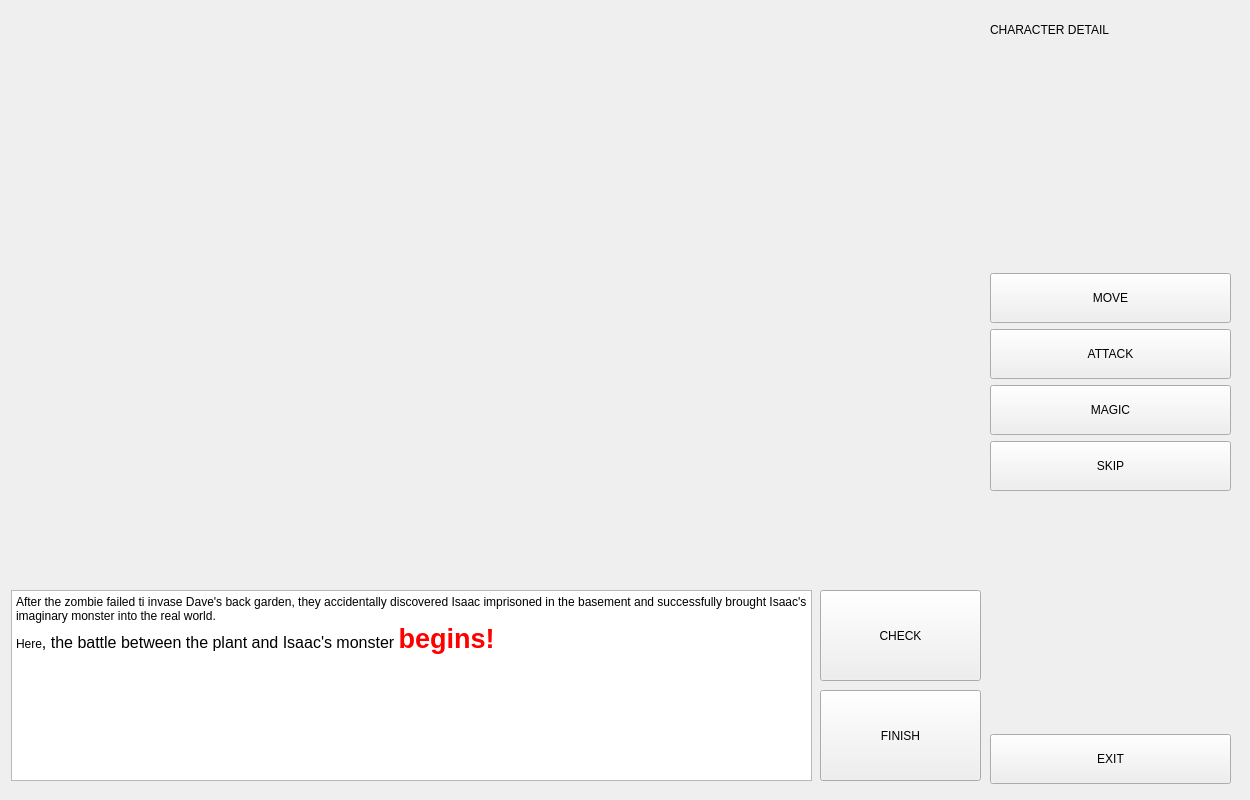
<?xml version="1.0" encoding="UTF-8"?>
<ui version="4.0">
 <class>GameMode</class>
 <widget class="QWidget" name="GameMode">
  <property name="geometry">
   <rect>
    <x>0</x>
    <y>0</y>
    <width>1250</width>
    <height>800</height>
   </rect>
  </property>
  <property name="sizePolicy">
   <sizepolicy hsizetype="Fixed" vsizetype="Fixed">
    <horstretch>0</horstretch>
    <verstretch>0</verstretch>
   </sizepolicy>
  </property>
  <property name="minimumSize">
   <size>
    <width>1250</width>
    <height>800</height>
   </size>
  </property>
  <property name="maximumSize">
   <size>
    <width>1250</width>
    <height>800</height>
   </size>
  </property>
  <property name="windowTitle">
   <string>Form</string>
  </property>
  <property name="locale">
   <locale language="Chinese" country="China"/>
  </property>
  <widget class="QLabel" name="label_playpage">
   <property name="geometry">
    <rect>
     <x>9</x>
     <y>131</y>
     <width>940</width>
     <height>585</height>
    </rect>
   </property>
   <property name="minimumSize">
    <size>
     <width>940</width>
     <height>585</height>
    </size>
   </property>
   <property name="maximumSize">
    <size>
     <width>940</width>
     <height>585</height>
    </size>
   </property>
   <property name="text">
    <string/>
   </property>
  </widget>
  <widget class="QLabel" name="label_title">
   <property name="geometry">
    <rect>
     <x>990</x>
     <y>20</y>
     <width>221</width>
     <height>20</height>
    </rect>
   </property>
   <property name="text">
    <string>CHARACTER DETAIL</string>
   </property>
  </widget>
  <widget class="QWidget" name="layoutWidget">
   <property name="geometry">
    <rect>
     <x>991</x>
     <y>51</y>
     <width>241</width>
     <height>211</height>
    </rect>
   </property>
   <layout class="QGridLayout" name="gridLayout">
    <item row="0" column="0">
     <layout class="QVBoxLayout" name="verticalLayout">
      <item>
       <widget class="QLabel" name="label_name">
        <property name="font">
         <font>
          <family>PMingLiU</family>
          <pointsize>9</pointsize>
          <weight>50</weight>
          <bold>false</bold>
         </font>
        </property>
        <property name="text">
         <string/>
        </property>
       </widget>
      </item>
      <item>
       <widget class="QLabel" name="label_hp">
        <property name="font">
         <font>
          <family>PMingLiU</family>
          <pointsize>9</pointsize>
          <weight>50</weight>
          <bold>false</bold>
         </font>
        </property>
        <property name="text">
         <string/>
        </property>
       </widget>
      </item>
      <item>
       <widget class="QLabel" name="label_sp">
        <property name="font">
         <font>
          <family>PMingLiU</family>
          <pointsize>9</pointsize>
          <weight>50</weight>
          <bold>false</bold>
         </font>
        </property>
        <property name="text">
         <string/>
        </property>
       </widget>
      </item>
      <item>
       <widget class="QLabel" name="label_atk">
        <property name="font">
         <font>
          <family>PMingLiU</family>
          <pointsize>9</pointsize>
          <weight>50</weight>
          <bold>false</bold>
         </font>
        </property>
        <property name="text">
         <string/>
        </property>
       </widget>
      </item>
      <item>
       <widget class="QLabel" name="label_mag">
        <property name="text">
         <string/>
        </property>
       </widget>
      </item>
     </layout>
    </item>
   </layout>
  </widget>
  <widget class="QWidget" name="layoutWidget">
   <property name="geometry">
    <rect>
     <x>990</x>
     <y>273</y>
     <width>241</width>
     <height>511</height>
    </rect>
   </property>
   <layout class="QGridLayout" name="gridLayout_2">
    <item row="1" column="0">
     <widget class="QPushButton" name="pushButton_atk">
      <property name="minimumSize">
       <size>
        <width>0</width>
        <height>50</height>
       </size>
      </property>
      <property name="text">
       <string>ATTACK</string>
      </property>
     </widget>
    </item>
    <item row="4" column="0">
     <widget class="QLabel" name="label_turn">
      <property name="text">
       <string/>
      </property>
     </widget>
    </item>
    <item row="3" column="0">
     <widget class="QPushButton" name="pushButton_skip">
      <property name="minimumSize">
       <size>
        <width>0</width>
        <height>50</height>
       </size>
      </property>
      <property name="text">
       <string>SKIP</string>
      </property>
     </widget>
    </item>
    <item row="5" column="0">
     <widget class="QPushButton" name="pushButton_quit">
      <property name="minimumSize">
       <size>
        <width>0</width>
        <height>50</height>
       </size>
      </property>
      <property name="text">
       <string>EXIT</string>
      </property>
     </widget>
    </item>
    <item row="0" column="0">
     <widget class="QPushButton" name="pushButton_move">
      <property name="minimumSize">
       <size>
        <width>0</width>
        <height>50</height>
       </size>
      </property>
      <property name="text">
       <string>MOVE</string>
      </property>
     </widget>
    </item>
    <item row="2" column="0">
     <widget class="QPushButton" name="pushButton_mag">
      <property name="minimumSize">
       <size>
        <width>0</width>
        <height>50</height>
       </size>
      </property>
      <property name="text">
       <string>MAGIC</string>
      </property>
     </widget>
    </item>
   </layout>
  </widget>
  <widget class="QTextBrowser" name="textBrowser">
   <property name="geometry">
    <rect>
     <x>11</x>
     <y>590</y>
     <width>801</width>
     <height>191</height>
    </rect>
   </property>
   <property name="html">
    <string>&lt;!DOCTYPE HTML PUBLIC &quot;-//W3C//DTD HTML 4.0//EN&quot; &quot;http://www.w3.org/TR/REC-html40/strict.dtd&quot;&gt;
&lt;html&gt;&lt;head&gt;&lt;meta name=&quot;qrichtext&quot; content=&quot;1&quot; /&gt;&lt;style type=&quot;text/css&quot;&gt;
p, li { white-space: pre-wrap; }
&lt;/style&gt;&lt;/head&gt;&lt;body style=&quot; font-family:'PMingLiU'; font-size:9pt; font-weight:400; font-style:normal;&quot;&gt;
&lt;p style=&quot; margin-top:0px; margin-bottom:0px; margin-left:0px; margin-right:0px; -qt-block-indent:0; text-indent:0px;&quot;&gt;After the zombie failed ti invase Dave's back garden, they accidentally discovered Isaac imprisoned in the basement and successfully brought Isaac's imaginary monster into the real world. &lt;/p&gt;
&lt;p style=&quot; margin-top:0px; margin-bottom:0px; margin-left:0px; margin-right:0px; -qt-block-indent:0; text-indent:0px;&quot;&gt;Here&lt;span style=&quot; font-size:12pt;&quot;&gt;, the battle between the plant and Isaac's monster &lt;/span&gt;&lt;span style=&quot; font-size:20pt; font-weight:600; color:#ff0000;&quot;&gt;begins!&lt;/span&gt;&lt;/p&gt;&lt;/body&gt;&lt;/html&gt;</string>
   </property>
  </widget>
  <widget class="QPushButton" name="pushButton_check">
   <property name="geometry">
    <rect>
     <x>820</x>
     <y>590</y>
     <width>161</width>
     <height>91</height>
    </rect>
   </property>
   <property name="text">
    <string>CHECK</string>
   </property>
  </widget>
  <widget class="QPushButton" name="pushButton_finish">
   <property name="geometry">
    <rect>
     <x>820</x>
     <y>690</y>
     <width>161</width>
     <height>91</height>
    </rect>
   </property>
   <property name="text">
    <string>FINISH</string>
   </property>
  </widget>
 </widget>
 <resources/>
 <connections/>
</ui>
